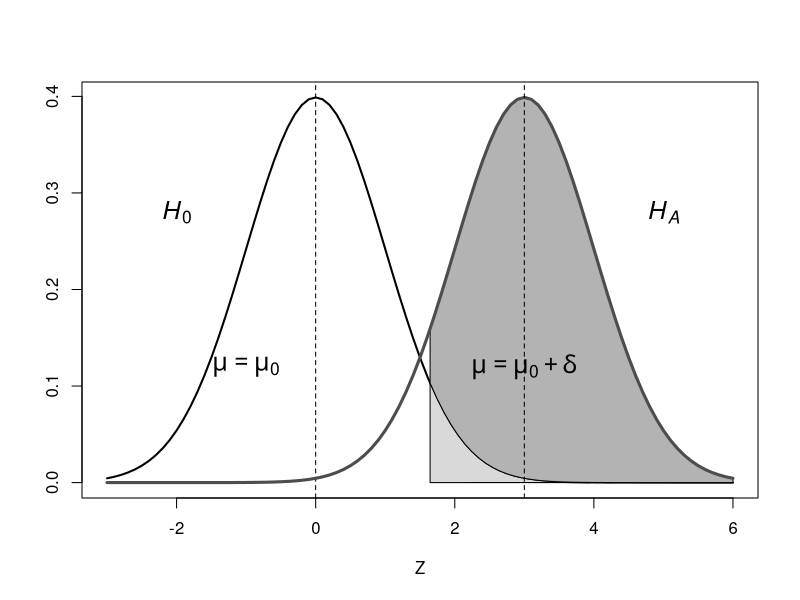

The R source for this figure:
#*********************************************************************************
# FILE:    C:\Projects\Practical Tools\Book\Book Chapters\4 Power\Fig 4.1 power plot.R   
# PROJECT: Practical Tools for Designing and Weighting Sample Surveys             
# PURPOSE: Plot power curves                                                      
# DATE:    02/19/2012                                                               
# AUTHOR:  R. Valliant                                                            
#*********************************************************************************
#   Power illustration

postscript("C:\\Projects\\Practical Tools Book\\Book Chapters\\4 Power\\Examples\\Fig 4.1.eps")
#           width = 4.0, height = 3.0,
#           horizontal = FALSE, onefile = TRUE, paper = "special",
#           family = "ComputerModern", encoding = "TeXtext.enc"


x <- seq(-3,6,0.1)
mu1 <- 3
plot(x, dnorm(x),
    type = "l",
    lwd = 2,
#   main = "Normal densities under H0 and HA",
    cex.main = 0.8,
    ylab = "",
    xlab = "Z",
    xlim = c(-3,3 + mu1) )

abline(v = 0, lty=2)
    
#   Color the rejection region under H0 yellow
#   Righthand side
polygon(x=c(seq(1.645,4,0.1), 
        rep(1.645,5),
        seq(1.645,4,0.1)), 
    y=c(rep(0, length(seq(1.645,4,0.1))),
        seq(0, dnorm(1.645), dnorm(1.645)/4),
        dnorm(seq(1.645,4,0.1)) ), 
#    col="yellow")
    col="gray85")
    
#   Lefthand side--for 2-tailed
#polygon(x=c(seq(-1.96,-4,-0.1), 
#       rep(-1.96,5),
#       seq(-1.96,-4,-0.1)), 
#   y=c(rep(0, length(seq(-1.96,-4,-0.1))),
#       seq(0, dnorm(-1.96), dnorm(-1.96)/4),
#       dnorm(seq(-1.96,-4,-0.1)) ), 
#   col="yellow")

            
xx1 <- seq(1.645,6,0.1)
xx1a <- c(6,6)              # close the righthand end
xx2 <- rev(seq(1.645,6,0.1))
xx3 <- rep(1.645, 6)            # close the lefthand end
yy1 <- dnorm(seq(1.645,6,0.1))
yy1a <- c(dnorm(6), dnorm(6,mu1,1))     # close the righthand end
yy2 <- rev(dnorm(seq(1.645,6,0.1),mu1,1))
yy3 <- c(dnorm(1.645), 
        seq(dnorm(1.645), dnorm(1.645,mu1,1), 
                ( dnorm(1.645,mu1,1) - dnorm(1.645) )/4)
        )               # close the lefthand end

#   Power area
polygon(x = c(xx1, xx1a, xx2, xx3),
    y = c(yy1, yy1a, yy2, yy3),
#    col="green")
    col="gray70")
    
lines(x, dnorm(x,mu1,1),
#    col = "red",
    col = "gray30",
    lwd = 3)

abline(v = 3, lty=2)

        # see ?plotmath for details on math text printing
text(-2, 0.28, substitute(italic(H[0])),
     cex = 1.5)
        # family = "serif" not available in postscript
#     cex = 1.5, family="serif")
text(-1, 0.12, substitute(italic(mu==mu[0])),
     cex = 1.5)
#     cex = 1.5, family="serif")
text(5, 0.28, substitute(italic(H[A])),
     cex = 1.5)
#     cex = 1.5, family="serif")
text(3, 0.12, substitute(italic(mu==mu[0]+delta)),
     cex = 1.5)
#     cex = 1.5, family="serif")
     
dev.off()
